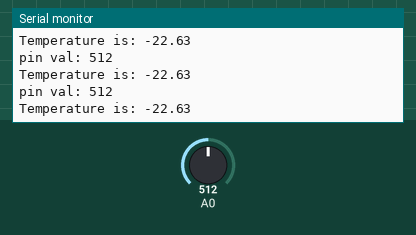
A sketch run on a simulated Arduino Uno, built with avr-gcc and run on an emulated ATmega328P. On the bench: the last lines printed to the serial monitor. The inputs (shaded band) are chosen by the test bench; at power-on: A0 = 512.

Above: at 7.2 s.
7.3 s: A0 set to 992
At 8.4 s:
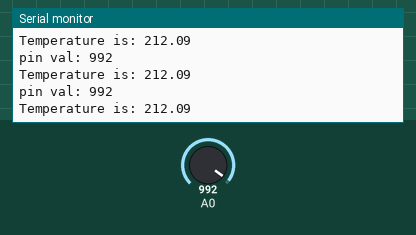
10.3 s: A0 set to 1007
At 10.9 s:
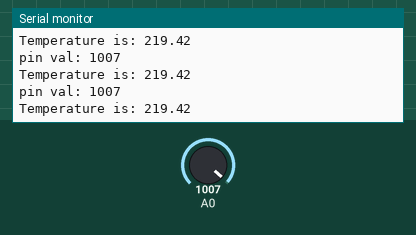
Timing chart, 0 to 13.3 s (numbered marks = the images above; inputs shaded):
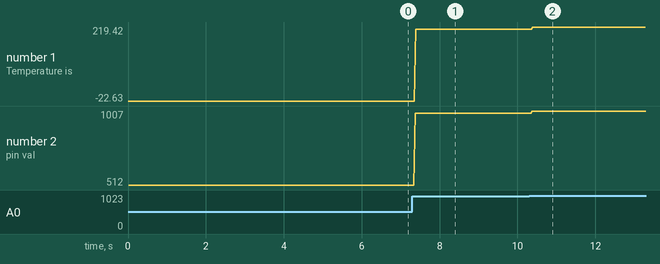

The sketch:

centralNode.ino
```cpp
//Humidity, temperature sensor node

float getTemp();  //method to get the temperature from the temperature sensor in celsius

void heatingOn();   //methods to turn on and off both the heater and the fan to control the systems environment temperature
void heatingOff();
void fanOn();
void fanOff();

void tempController(int minHeat, int maxHeat, float temp);    //control loop to ensure that the temperature will be within a suitable range

int humidity = 0;
bool alarm = false;

int minHumid = 45;
int maxHumid = 55;

bool fan = false;   //indicator to check if the fan is on or off
bool heater = false;  //indicator to check if the heater is on or off

void setup() {
  Serial.begin(9600);
}

void loop() {
  int maxHeat = 25;
  int minHeat = 18;

  float temp = getTemp();

  tempController(minHeat,maxHeat,temp);

  Serial.print("Temperature is: ");
  Serial.println(temp);
  Serial.print("pin val: ");
  Serial.println(analogRead(0));

}

float getTemp() {
  int rawVoltage = analogRead(0);   //reads in value from analogue pin a0
  return (rawVoltage*(0.489)-273);   //0.489 = 500/1023 which is the Kelvin val hence -273 to get Celsius //converts the raw voltage value into a temperature in celsius and returns it
}

void tempController(int minHeat, int maxHeat, float temp) {
  if(temp < minHeat) {  //if the temperature is too low turn on the heater and turn off the fan if its on
    if(fan) {
      void fanOff();
      fan = false;
    }
    void heatingOn();
    heater = true;
  }
  else if(temp > maxHeat) {   //if the temperature is too high turn on the fan and turn off the heater if its on
    if(heater) {    //ensure heater is off
      void heatingOff();
      heater = false;
    }
    void fanOn();
    fan = true;
  }
  else {    //if the temperature is within desired range turn off all components
    void heatingOff();
    void fanOff();
    heater = false;
    fan = false;
  }
}
```

Measured:
- after the input at 7.3 s, the serial monitor: prints a new line after 0.08 s (image 1)
- after the input at 10.3 s, the serial monitor: prints a new line after 0.08 s (image 2)
- plotted number 1: -22.63 → 212.09 after the input at 7.3 s, 212.09 → 219.42 after the input at 10.3 s
- plotted number 2: 512 → 992 after the input at 7.3 s, 992 → 1007 after the input at 10.3 s
